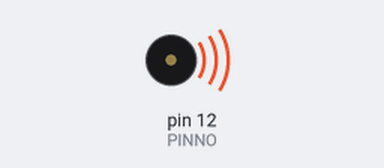
Recording of a program running on a simulated Arduino Nano, built with avr-gcc and run on an emulated ATmega328P. Shown: buzzer (waves = sounding).

Above: at 0.2 s.
Timing chart, 0 to 9.1 s (numbered marks = the images above):
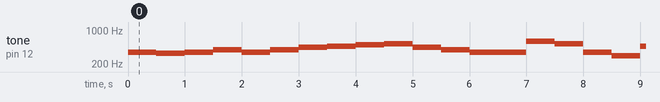

Measured:
- by itself, tone on pin 12 (PINNO): plays 349 Hz for 0.50 s, 330 Hz for 0.50 s, 349 Hz for 0.50 s, 392 Hz for 0.50 s, 349 Hz for 0.50 s, 392 Hz for 0.50 s … (197 notes in this stretch)

The program:

main.cpp
```cpp
#include <Arduino.h>
#define BEAT 500  // 音の長さを指定
#define BEAT1 1000  // 音の長さを指定
#define PINNO 12   // 圧電スピーカを接続したピン番号

void japari();

void setup() {
}
void loop() {
     japari();
     /*tone(PINNO,262,BEAT) ;  // ド
     delay(BEAT) ;
     tone(PINNO,294,BEAT) ;  // レ
     delay(BEAT) ;
     tone(PINNO,330,BEAT) ;  // ミ
     delay(BEAT) ;
     tone(PINNO,349,BEAT) ;  // ファ
     delay(BEAT) ;
     tone(PINNO,392,BEAT) ;  // ソ
     delay(BEAT) ;
     tone(PINNO,440,BEAT) ;  // ラ
     delay(BEAT) ;
     tone(PINNO,494,BEAT) ;  // シ
     delay(BEAT) ;
     tone(PINNO,523,BEAT) ;  // ド*/
}

void japari(void) {
    tone(PINNO,349,BEAT) ;  // ファ
    delay(BEAT) ;
    tone(PINNO,330,BEAT) ;  // ミ
    delay(BEAT) ;
    tone(PINNO,349,BEAT) ;  // ファ
    delay(BEAT) ;
    tone(PINNO,392,BEAT1) ;  // ソ
    delay(BEAT) ;
    tone(PINNO,349,BEAT) ;  // ファ
    delay(BEAT) ;
    tone(PINNO,392,BEAT) ;  // ソ
    delay(BEAT) ;
    tone(PINNO,440,BEAT1) ;  // ラ
    delay(BEAT) ;
    tone(PINNO,466,BEAT) ;  // シ♭
    delay(BEAT);
    tone(PINNO,494,BEAT) ;  // シ
    delay(BEAT) ;
    tone(PINNO,523,BEAT1) ;  // ド''
    delay(BEAT) ;
    tone(PINNO,440,BEAT) ;  // ラ
    delay(BEAT) ;
    tone(PINNO,392,BEAT) ;  // ソ
    delay(BEAT) ;
    tone(PINNO,349,BEAT) ;  // ファ
    delay(BEAT) ;
    tone(PINNO,349,BEAT1) ;  // ファ
    delay(BEAT) ;
    tone(PINNO,587,BEAT1) ;  // レ''
    delay(BEAT) ;
    tone(PINNO,523,BEAT1) ;  // ド''
    delay(BEAT) ;
    tone(PINNO,349,BEAT1) ;  // ファ
    delay(BEAT) ;
    tone(PINNO,294,BEAT1) ;  // レ
    delay(BEAT) ;
    tone(PINNO,466,BEAT1) ;  // シ♭
    delay(BEAT) ;
    tone(PINNO,440,BEAT1) ;  // ラ
    delay(BEAT) ;
    tone(PINNO,392,BEAT1) ;  // ソ
    delay(BEAT) ;
    tone(PINNO,349,BEAT) ;  // ファ
    delay(BEAT) ;
    delay(3000) ;
}
```
